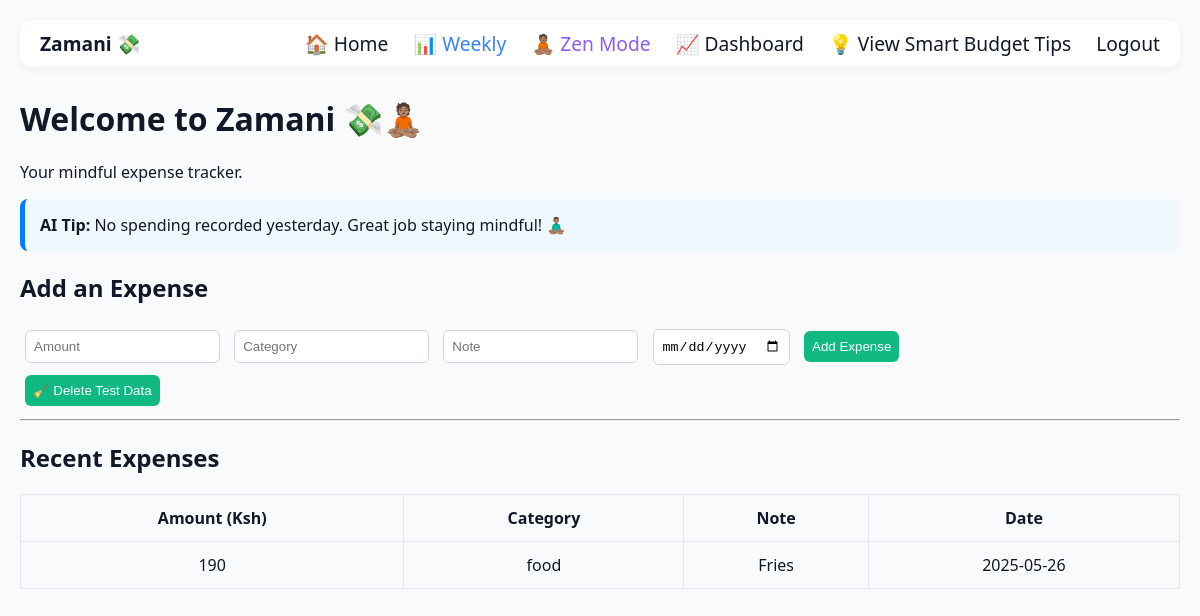
The page / (signed in) on the database its author committed.
### tables this page shows
CREATE TABLE expenses (
    id INTEGER PRIMARY KEY AUTOINCREMENT,
    amount INTEGER NOT NULL,
    category TEXT NOT NULL,
    note TEXT,
    date TIMESTAMP DEFAULT CURRENT_TIMESTAMP
, user_id INTEGER);

### app.py (the view)
@app.route("/")
def home():
    if 'user_id' not in session:
        return redirect(url_for('login', next=request.path))
    user_id = session['user_id']
    conn = sqlite3.connect('data/zamani.db')
    c = conn.cursor()
    c.execute("""
        SELECT amount, category, note, date FROM expenses
        WHERE user_id = ?
        ORDER BY date DESC LIMIT 10
    """, (user_id,))
    expenses = c.fetchall()
    conn.close()
    tip = get_yesterdays_expense_tip(user_id)
    return render_template("index.html", expenses=expenses, tip=tip)

### app.py (called while the page is built)
def get_yesterdays_expense_tip(user_id):
    conn = sqlite3.connect('data/zamani.db')
    c = conn.cursor()
    yesterday = (datetime.now() - timedelta(days=1)).strftime("%Y-%m-%d")
    c.execute("""
        SELECT category, SUM(amount) FROM expenses
        WHERE date = ? AND user_id = ?
        GROUP BY category
    """, (yesterday, user_id))
    data = c.fetchall()
    conn.close()
    if not data:
        return "No spending recorded yesterday. Great job staying mindful! 🧘🏽‍♂️"
    top_category, top_amount = max(data, key=lambda x: x[1])
    return f"You spent Ksh {top_amount} on {top_category} yesterday. Try cutting back tomorrow for balance! 💡"

### templates/index.html (shortened to what this page needs)
<!DOCTYPE html>
<html lang="en">
<head>
</head>
<body>
    <nav>
        <div>Zamani 💸</div>
        <div>
            <a href="/">🏠 Home</a>
            <a href="/weekly" style="color: #3b82f6;">📊 Weekly</a>
            <a href="/zen" style="color: #8b5cf6;">🧘🏽 Zen Mode</a>
            <a href="/dashboard">📈 Dashboard</a>
            <a href="{{ url_for('smart_budget') }}" class="smart-budget-button">💡 View Smart Budget Tips</a>
            <a href="/logout">Logout</a>
        </div>
    </nav>
    <h1>Welcome to Zamani 💸🧘🏽</h1>
    <p>Your mindful expense tracker.</p>
    <div class="tip-box">
        <strong>AI Tip:</strong> {{ tip }}
    </div>
    <h2>Add an Expense</h2>
    <form action="/add" method="POST">
        <input type="number" name="amount" placeholder="Amount" required>
        <input type="text" name="category" placeholder="Category" required>
        <input type="text" name="note" placeholder="Note" required>
        <input type="date" name="date" required>
        <button type="submit">Add Expense</button>
    </form>
    <form action="{{ url_for('delete_tests') }}" method="post">
        <button type="submit">🧹 Delete Test Data</button>
    </form>
    <hr>
    <h2>Recent Expenses</h2>
    <table>
        <tr>
            <th>Amount (Ksh)</th>
            <th>Category</th>
            <th>Note</th>
            <th>Date</th>
        </tr>
        {% for amount, category, note, date in expenses %}
        <tr>
            <td>{{ amount }}</td>
            <td>{{ category }}</td>
            <td>{{ note or '-' }}</td>
            <td>{{ date }}</td>
        </tr>
        {% endfor %}
    </table>
</body>
</html>

### templates/index.html (style rules this page uses)
body { font-family: "Segoe UI", sans-serif; background-color: #f9fafb; color: #111827; margin: 0; padding: 20px; }
nav { background-color: #ffffff; padding: 10px 20px; display: flex; justify-content: space-between; align-items: center; box-shadow: 0 2px 10px rgba(0, 0, 0, 0.05); border-radius: 12px; margin-bottom: 30px; }
nav div { font-weight: bold; font-size: 1.2rem; }
nav a { text-decoration: none; color: #111827; font-weight: 500; margin-left: 20px; transition: color 0.3s ease; }
.tip-box { background: #f0f8ff; padding: 15px; border-left: 5px solid #007BFF; margin-bottom: 20px; border-radius: 8px; }
table { width: 100%; border-collapse: collapse; margin-top: 20px; }
table, th, td { border: 1px solid #e5e7eb; }
th, td { padding: 12px; text-align: center; }
form input, form button { margin: 5px; padding: 8px; border-radius: 6px; border: 1px solid #d1d5db; }
form button { background-color: #10b981; color: white; border: none; cursor: pointer; }

### rows shown on the page
expenses: amount "190", category "food", note "Fries", date "2025-05-26"

### other values the page prints
{{ tip }} "No spending recorded yesterday. Great job staying mindful! 🧘🏽‍♂️"
